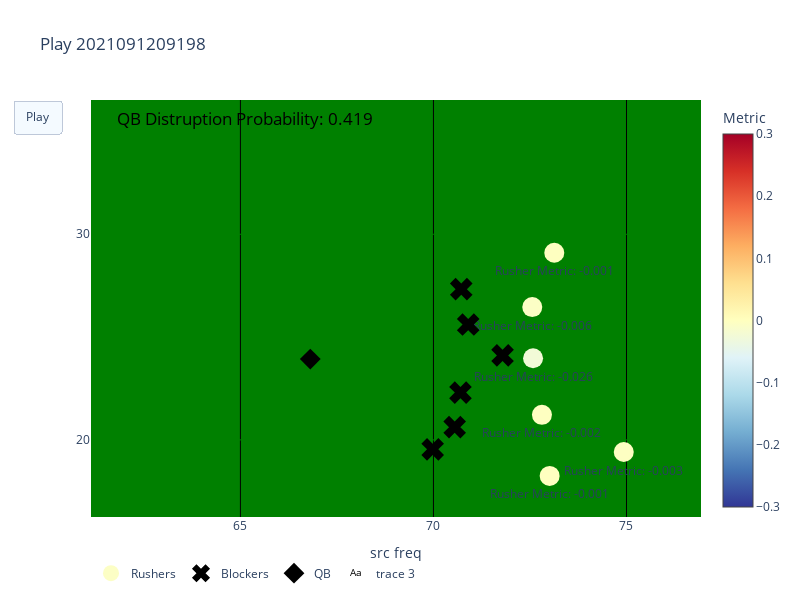

The notebook cell this image was saved under:
### Code cell
from __future__ import annotations
import plotly
import plotly.graph_objects as go
fig = go.Figure(
    data= start_frame,
    layout=layout_draw,
    frames=all_frame
)

fig.update_layout(legend=dict(orientation = "h"))  
fig.show()

### Figure 1 — Plotly figure (JSON) as saved in the notebook; plotly's stock layout.template omitted (floating-point values rounded to 4 significant figures)
{"data": [{"legendgroup": "Rushers", "marker": {"cmax": 0.3, "cmin": -0.3, "color": [-0.006409, -0.02575, -0.002924, -0.0008718, -0.001795, -0.001266], "colorbar": {"title": {"text": "Metric"}}, "colorscale": [[0, "rgb(49,54,149)"], [0.1, "rgb(69,117,180)"], [0.2, "rgb(116,173,209)"], [0.3, "rgb(171,217,233)"], [0.4, "rgb(224,243,248)"], [0.5, "rgb(255,255,191)"], [0.6, "rgb(254,224,144)"], [0.7, "rgb(253,174,97)"], [0.8, "rgb(244,109,67)"], [0.9, "rgb(215,48,39)"], [1, "rgb(165,0,38)"]], "showscale": true, "size": 20}, "mode": "markers+text", "name": "Rushers", "text": ["Rusher Metric: -0.006", "Rusher Metric: -0.026", "Rusher Metric: -0.003", "Rusher Metric: -0.001", "Rusher Metric: -0.002", "Rusher Metric: -0.001"], "textposition": "bottom center", "type": "scatter", "x": [72.56, 72.58, 74.93, 73.01, 72.81, 73.13], "y": [26.46, 23.97, 19.41, 18.25, 21.22, 29.1]}, {"legendgroup": "Blockers", "marker": {"color": "black", "size": 20, "symbol": "x"}, "mode": "markers", "name": "Blockers", "type": "scatter", "x": [71.79, 70.9, 70.55, 69.98, 70.7, 70.72], "y": [24.11, 25.61, 20.62, 19.54, 22.3, 27.33]}, {"legendgroup": "QB", "marker": {"color": "black", "size": 16, "symbol": "diamond"}, "mode": "markers", "name": "QB", "type": "scatter", "x": [66.81], "y": [23.93]}, {"mode": "text", "text": ["QB Distruption Probability: 0.419"], "textfont": {"color": "black", "size": 17}, "type": "scatter", "x": [65.13], "y": [35.53]}], "layout": {"autosize": false, "height": 600, "legend": {"orientation": "h"}, "plot_bgcolor": "green", "title": {"text": "Play 2021091209198"}, "updatemenus": [{"buttons": [{"args": [null, {"frame": {"duration": 200, "redraw": false}, "fromcurrent": true, "transition": {"duration": 0}}], "label": "Play", "method": "animate"}], "type": "buttons"}], "width": 800, "xaxis": {"autorange": false, "dtick": 5, "gridcolor": "black", "range": [61.13, 76.93], "tick0": 60, "tickmode": "linear", "title": {"text": "src freq"}}, "yaxis": {"autorange": false, "dtick": 10, "gridcolor": "green", "range": [16.25, 36.53], "tick0": 60}}}
